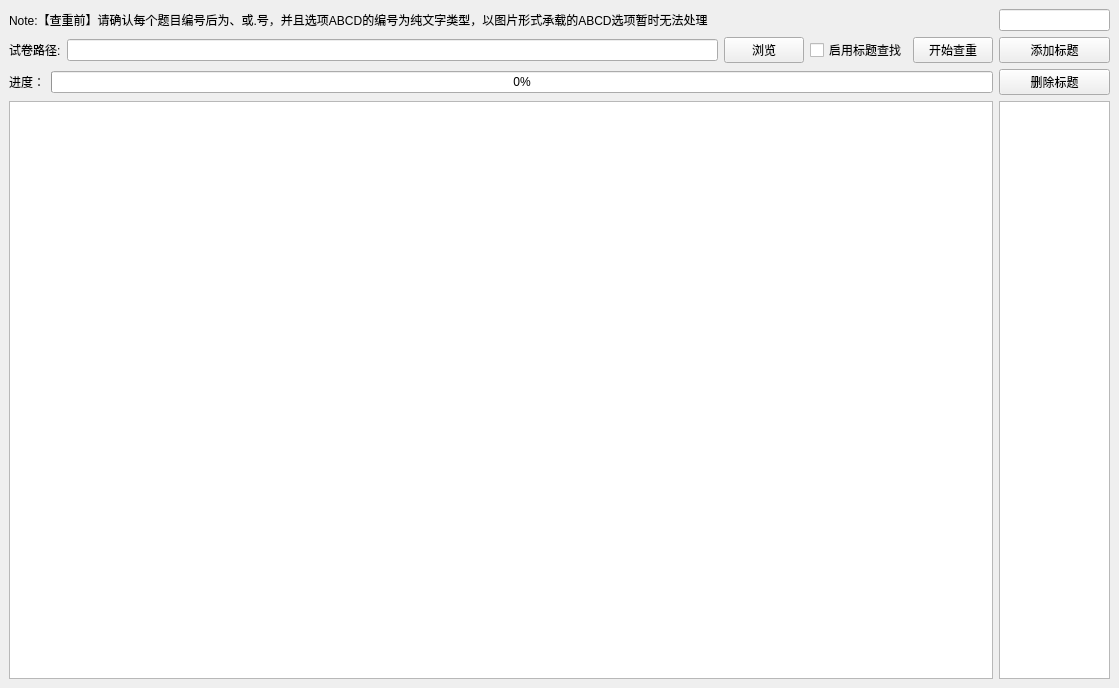
<?xml version="1.0" encoding="UTF-8"?>
<ui version="4.0">
 <class>MainWindow</class>
 <widget class="QMainWindow" name="MainWindow">
  <property name="geometry">
   <rect>
    <x>0</x>
    <y>0</y>
    <width>1094</width>
    <height>688</height>
   </rect>
  </property>
  <property name="sizePolicy">
   <sizepolicy hsizetype="Expanding" vsizetype="Expanding">
    <horstretch>0</horstretch>
    <verstretch>0</verstretch>
   </sizepolicy>
  </property>
  <property name="windowTitle">
   <string>查重工具</string>
  </property>
  <property name="windowIcon">
   <iconset>
    <normaloff>C:/Users/Jacky/Pictures/20200401004730.jpg</normaloff>C:/Users/Jacky/Pictures/20200401004730.jpg</iconset>
  </property>
  <widget class="QWidget" name="centralwidget">
   <layout class="QGridLayout" name="gridLayout">
    <item row="0" column="0" colspan="3">
     <widget class="QLabel" name="label_3">
      <property name="text">
       <string>Note:【查重前】请确认每个题目编号后为、或.号，并且选项ABCD的编号为纯文字类型，以图片形式承载的ABCD选项暂时无法处理</string>
      </property>
     </widget>
    </item>
    <item row="0" column="6">
     <widget class="QLineEdit" name="titleLineEdit">
      <property name="minimumSize">
       <size>
        <width>111</width>
        <height>0</height>
       </size>
      </property>
      <property name="maximumSize">
       <size>
        <width>111</width>
        <height>16777215</height>
       </size>
      </property>
     </widget>
    </item>
    <item row="1" column="0" colspan="2">
     <widget class="QLabel" name="label">
      <property name="text">
       <string>试卷路径:</string>
      </property>
     </widget>
    </item>
    <item row="1" column="2">
     <widget class="QLineEdit" name="lineEdit"/>
    </item>
    <item row="1" column="3">
     <widget class="QPushButton" name="browseButton">
      <property name="text">
       <string>浏览</string>
      </property>
     </widget>
    </item>
    <item row="1" column="4">
     <widget class="QCheckBox" name="enableTitleCheckBox">
      <property name="text">
       <string>启用标题查找</string>
      </property>
     </widget>
    </item>
    <item row="1" column="5">
     <widget class="QPushButton" name="checkButton">
      <property name="text">
       <string>开始查重</string>
      </property>
     </widget>
    </item>
    <item row="1" column="6">
     <widget class="QPushButton" name="addTitleBtn">
      <property name="minimumSize">
       <size>
        <width>111</width>
        <height>0</height>
       </size>
      </property>
      <property name="maximumSize">
       <size>
        <width>111</width>
        <height>16777215</height>
       </size>
      </property>
      <property name="text">
       <string>添加标题</string>
      </property>
     </widget>
    </item>
    <item row="2" column="0">
     <widget class="QLabel" name="label_2">
      <property name="text">
       <string>进度：</string>
      </property>
     </widget>
    </item>
    <item row="2" column="1" colspan="5">
     <widget class="QProgressBar" name="progressBar">
      <property name="value">
       <number>0</number>
      </property>
     </widget>
    </item>
    <item row="2" column="6">
     <widget class="QPushButton" name="delTitleBtn">
      <property name="minimumSize">
       <size>
        <width>111</width>
        <height>0</height>
       </size>
      </property>
      <property name="maximumSize">
       <size>
        <width>111</width>
        <height>16777215</height>
       </size>
      </property>
      <property name="text">
       <string>删除标题</string>
      </property>
     </widget>
    </item>
    <item row="3" column="0" colspan="6">
     <widget class="QTextBrowser" name="textBrowser"/>
    </item>
    <item row="3" column="6">
     <widget class="QListView" name="titleListView">
      <property name="minimumSize">
       <size>
        <width>111</width>
        <height>0</height>
       </size>
      </property>
      <property name="maximumSize">
       <size>
        <width>111</width>
        <height>16777215</height>
       </size>
      </property>
     </widget>
    </item>
   </layout>
  </widget>
 </widget>
 <resources/>
 <connections/>
</ui>
